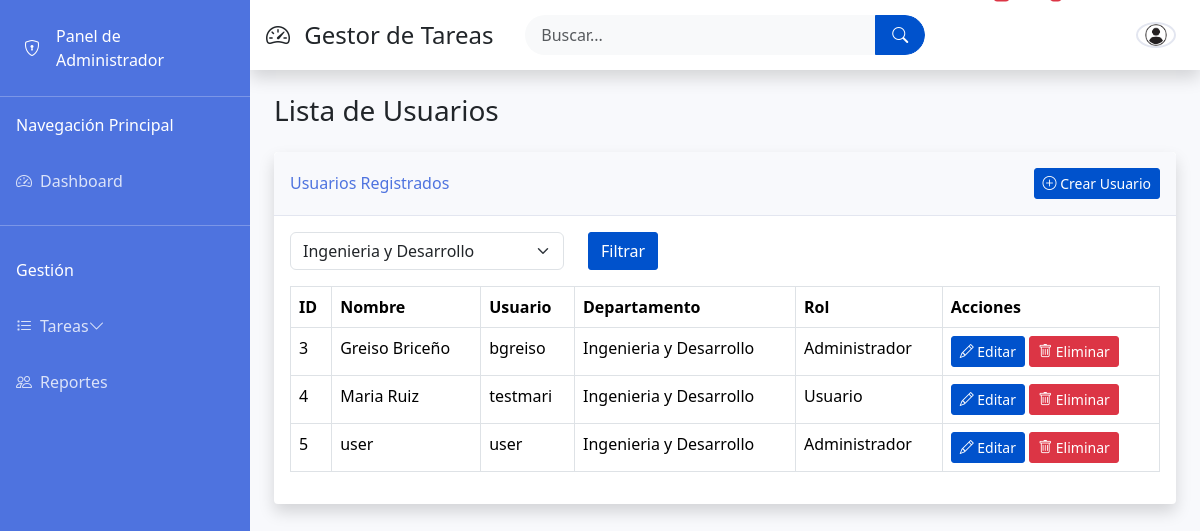
/listar.php?departamento=11, run on the app's committed database.
### tables this page shows
CREATE TABLE `usuarios` (
  `id_usuario` int(11) NOT NULL,
  `nombre` varchar(100) NOT NULL,
  `usuario` varchar(50) NOT NULL,
  `contraseña` varchar(255) NOT NULL,
  `email` varchar(255) NOT NULL,
  `telefono` int(11) NOT NULL,
  `id_departamento` int(11) DEFAULT NULL,
  `id_cargo` int(11) DEFAULT NULL,
  `id_rol` int(11) DEFAULT NULL,
  `fecha_registro` datetime DEFAULT CURRENT_TIMESTAMP
);

CREATE TABLE `departamentos` (
  `id_departamento` int(11) NOT NULL,
  `nombre` varchar(100) NOT NULL
);

CREATE TABLE `roles` (
  `id_rol` int(11) NOT NULL,
  `nombre` varchar(50) NOT NULL
);

### listar.php (the view, shortened to what this page needs)
<?php
require_once 'config.php';
include 'header.php';
$filtros = [
    'departamento' => $_GET['departamento'] ?? null,
];
$query = "SELECT u.*, d.nombre as departamento, r.nombre as rol
          FROM usuarios u
          LEFT JOIN departamentos d ON u.id_departamento = d.id_departamento
          LEFT JOIN roles r ON u.id_rol = r.id_rol
          WHERE 1=1";
if ($filtros['departamento']) {
    $query .= " AND d.id_departamento = ?";
    $params[] = $filtros['departamento'];
    $types = 'i';
}
$stmt = $conexion->prepare($query);
if (isset($params)) {
    $stmt->bind_param($types, ...$params);
}
$stmt->execute();
$tareas = $stmt->get_result()->fetch_all(MYSQLI_ASSOC);
$departamentos = [];
$query_deps = $conexion->query("SELECT id_departamento, nombre FROM departamentos ORDER BY nombre");
if ($query_deps) {
    $departamentos = $query_deps->fetch_all(MYSQLI_ASSOC);
}
?>
<div class="container-fluid">
    <h1 class="h3 mb-4 text-gray-800">Lista de Usuarios</h1>
    <div class="card shadow mb-4">
        <div class="card-header py-3 d-flex flex-row align-items-center justify-content-between">
            <h6 class="m-0 font-weight-bold text-primary">Usuarios Registrados</h6>
            <a href="crear.php" class="btn btn-primary btn-sm">
                <i class="bi bi-plus-circle"></i> Crear Usuario
            </a>
        </div>
        <div class="card-body">
            <form method="get" class="mb-3">
                <div class="row">
                    <div class="col-md-4">
                        <select name="departamento" class="form-select">
                            <?php foreach ($departamentos as $dep): ?>
                                <option value="<?= $dep['id_departamento'] ?>" <?= ($filtros['departamento'] == $dep['id_departamento']) ? 'selected' : '' ?>>
                                    <?= htmlspecialchars($dep['nombre']) ?>
                                </option>
                            <?php endforeach; ?>
                        </select>
                    </div>
                    <div class="col-md-2">
                        <button type="submit" class="btn btn-primary">Filtrar</button>
                    </div>
                </div>
            </form>
            <div class="table-responsive">
                <table class="table table-bordered" id="dataTable" width="100%" cellspacing="0">
                    <thead>
                        <tr>
                            <th>ID</th>
                            <th>Nombre</th>
                            <th>Usuario</th>
                            <th>Departamento</th>
                            <th>Rol</th>
                            <th>Acciones</th>
                        </tr>
                    </thead>
                    <tbody>
                        <?php foreach ($tareas as $usuario): ?>
                            <tr>
                                <td><?= htmlspecialchars($usuario['id_usuario']) ?></td>
                                <td><?= htmlspecialchars($usuario['nombre']) ?></td>
                                <td><?= htmlspecialchars($usuario['usuario']) ?></td>
                                <td><?= htmlspecialchars($usuario['departamento']) ?></td>
                                <td><?= htmlspecialchars($usuario['rol']) ?></td>
                                <td>
                                    <a href="usuarios/editar.php?id=<?= $usuario['id_usuario'] ?>" class="btn btn-sm btn-primary">
                                        <i class="bi bi-pencil"></i> Editar
                                    </a>
                                    <a href="usuarios/eliminar.php?id=<?= $usuario['id_usuario'] ?>" class="btn btn-danger btn-sm">
                                        <i class="bi bi-trash"></i> Eliminar
                                    </a>
                                </td>
                            </tr>
                        <?php endforeach; ?>
                    </tbody>
                </table>
            </div>
        </div>
    </div>
</div>
<?php include 'footer.php'; ?>

### admin.css (style rules this page uses)
body { background-color: #f8f9fc; overflow-x: hidden; }
.card { border: none; border-radius: 0.35rem; box-shadow: 0 0.15rem 1.75rem 0 rgba(58, 59, 69, 0.15); }
.card-header { background-color: #f8f9fc; border-bottom: 1px solid #e3e6f0; }
.text-primary { color: #4e73df !important; }
.btn { border-radius: 3px; font-weight: 500; }
.btn-primary { background-color: #0052cc; border-color: #0052cc; }
.card { border-radius: 4px; box-shadow: 0 1px 2px rgba(9, 30, 66, 0.25); }

### data on the page
usuarios: id_usuario "3", nombre "Greiso Briceño", usuario "bgreiso", id_departamento.nombre "Ingenieria y Desarrollo", id_rol.nombre "Administrador"
usuarios: id_usuario "4", nombre "Maria Ruiz", usuario "testmari", id_departamento.nombre "Ingenieria y Desarrollo", id_rol.nombre "Usuario"
usuarios: id_usuario "5", nombre "user", usuario "user", id_departamento.nombre "Ingenieria y Desarrollo", id_rol.nombre "Administrador"

### other printed values
form field departamento "Ingenieria y Desarrollo"
